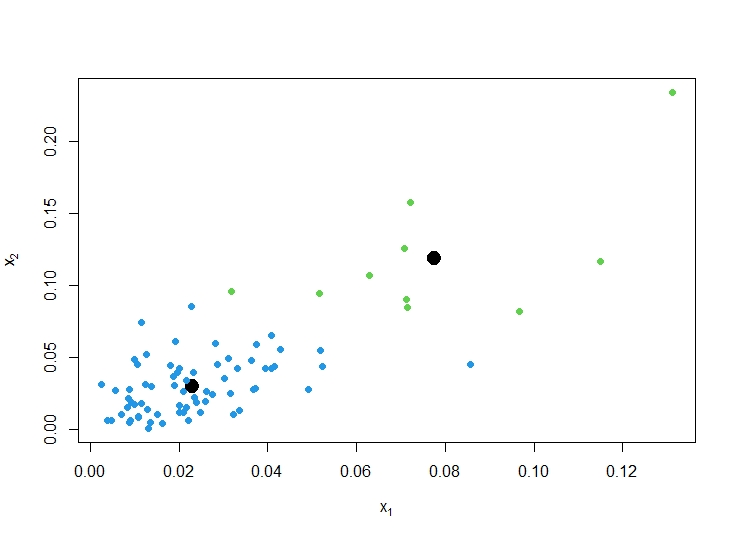

This figure's R source:
setwd("C:\\Users\\personal\\Desktop\\MSIT\\IT\\DataScience_2019501026\\Data Mining\\Assignment5")
data <- read.csv("sonar_test.csv", header = FALSE)
x <- data[,1:2]
plot(x, pch=19, xlab = expression(x[1]), ylab = expression(x[2]))

fit <- kmeans(x, 2)
points(fit$centers, pch = 19, col = "black", cex = 2)

library(class)
knnfit <- knn(fit$centers, x, as.factor(c(-1, 1)))
points(x, col = 2 + 1 * as.numeric(knnfit), pch = 19)
